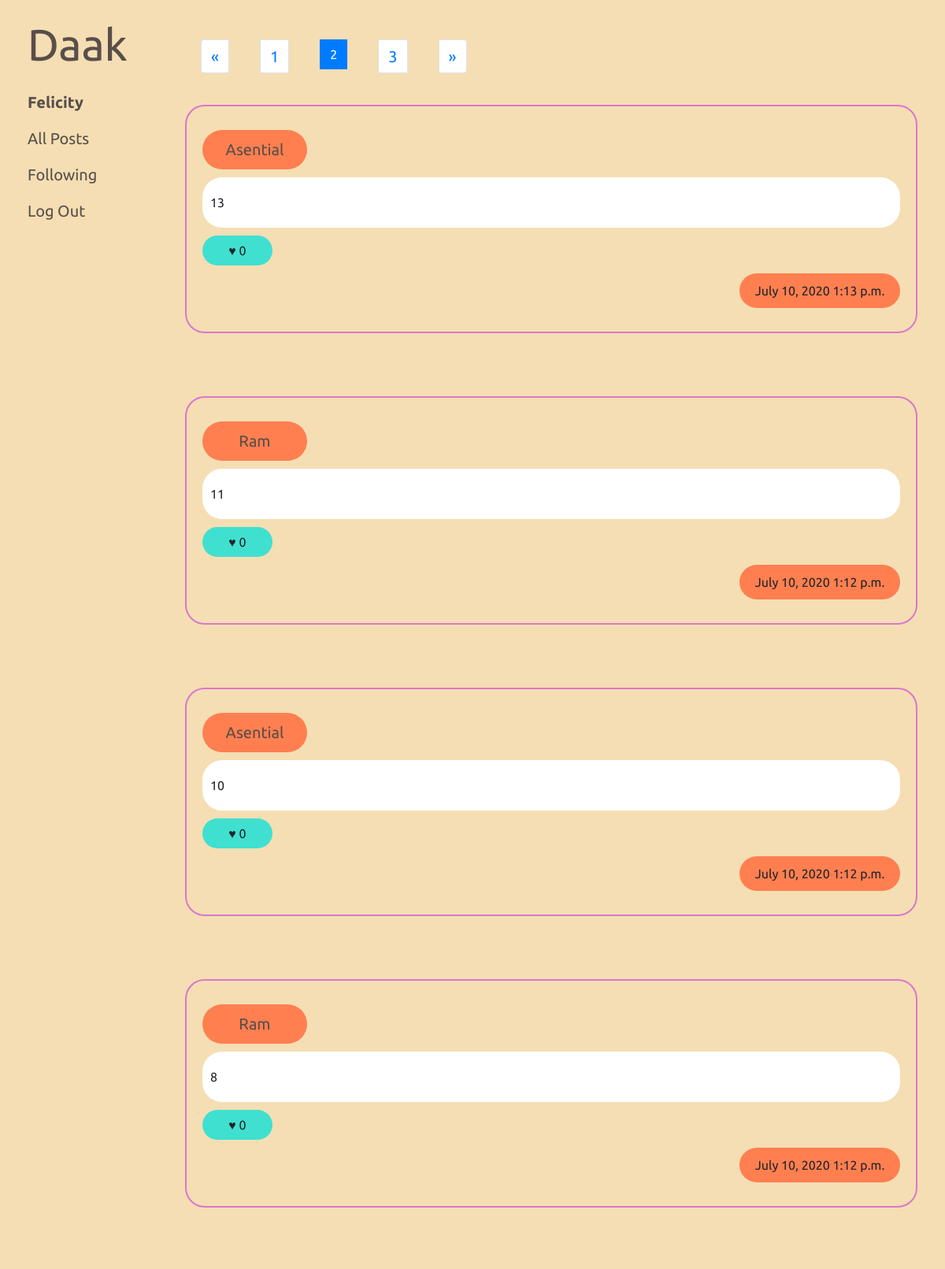
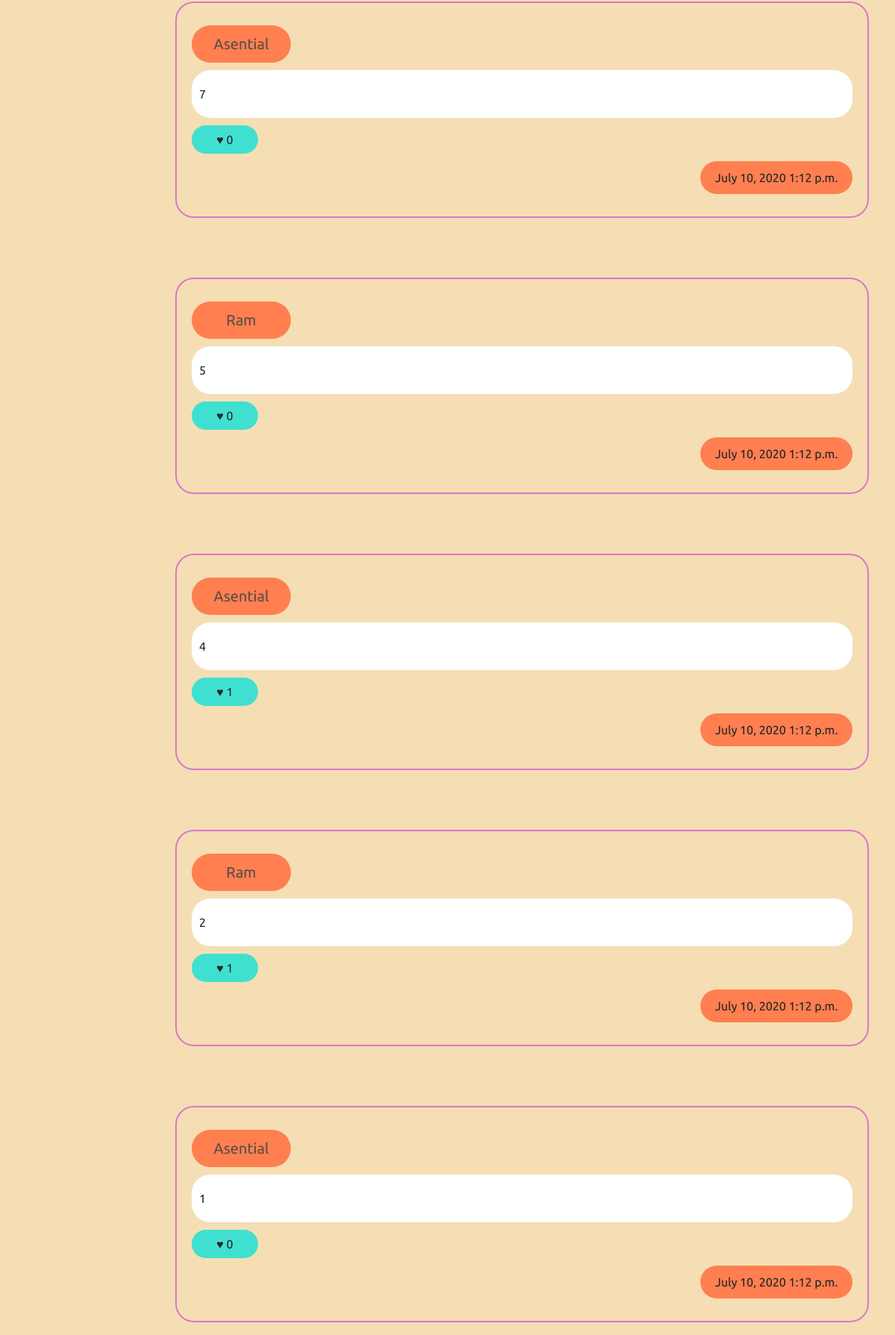
Page /following?page=2 (signed in, upper part) on the committed database (2 pictures, top to bottom).
### network/models.py (models this page shows, shortened)
class User(AbstractUser):
    pass

class Post(models.Model):
    user = models.ForeignKey(User, on_delete=models.CASCADE)
    content = models.TextField(max_length=400)
    likes = models.IntegerField(default=0)
    date = models.DateField(auto_now=False, auto_now_add=True)
    time = models.TimeField(auto_now=False, auto_now_add=True)

### network/views.py (the view)
# urls.py: path("following", views.following, name="following"),
def following(request):
    posts = Post.objects.all().order_by('-id')
    follow = Follow.objects.get(name=request.user)
    followed = follow.following.all()
    liked = Liked.objects.get(name=request.user)
    likedlist = liked.post.all().order_by('-id')
    postlist = []
    for post in posts:
        for following in followed:
            if post.user == following:
                postlist.append(post)
                continue
    page = request.GET.get('page', 1)
    paginator = Paginator(postlist, 10)
    try:
        posts = paginator.page(page)
    except PageNotAnInteger:
        posts = paginator.page(1)
    except EmptyPage:
        posts = paginator.page(paginator.num_pages)
    return render(request, "network/following.html", {
            "posts": posts,
            "liked": likedlist
        })

### network/templates/network/following.html (shortened to what this page needs)
{% extends "network/layout.html" %}
{% block body %}
{% if posts.has_other_pages %}
    <nav aria-label="Page navigation example" style="margin: 20px 0px; padding: 20px 0;">
    <ul class="pagination">
        {% if posts.has_previous %}
            <li class="page-item"><a class="page-link" href="?page={{ posts.previous_page_number }}">&laquo;</a></li>
        {% else %}
            <li class="disabled page-item"><span class="page-link">&laquo;</span></li>
        {% endif %}
        {% for i in posts.paginator.page_range %}
            {% if posts.number == i %}
                <li class="active page-item"><span class="page-link">{{ i }} <span class="sr-only">(current)</span></span></li>
            {% else %}
                <li class="page-item"><a class="page-link" href="?page={{ i }}">{{ i }}</a></li>
            {% endif %}
        {% endfor %}
        {% if posts.has_next %}
            <li class="page-item"><a class="page-link" href="?page={{ posts.next_page_number }}">&raquo;</a></li>
        {% else %}
            <li class="disabled page-item"><span class="page-link">&raquo;</span></li>
        {% endif %}
    </ul>
    </nav>
{% endif %}
{% if user.is_authenticated %}
    {% for post in posts %}
    <div class="post">
        <f class="row">
            <div class="user col-3" style="max-width: 15%; flex: 0 0 15%;"><a href="{% url 'profile' post.user %}">{{post.user}}</a></div>
            <div class="col-6" style="max-width: 75%; flex: 0 0 75%;"></div>
        </f>
        <div name={{post.id}} class="content">{{post.content}}</div>
        {% if post in liked %}
                <button class="btn like-btn dislike" num={{post.likes}} id="{{post.id}}">&hearts; {{post.likes}}</button>
        {% else %}
                <button class="btn like-btn like" num={{post.likes}} id="{{post.id}}">&hearts; {{post.likes}}</button>
        {% endif %}
        <f class="row">
            <div class="col-10" style="max-width: 77%; flex: 0 0 77%;"></div>
            <div class="timestamp col-2" style="max-width: 23%; flex: 0 0 23%;">{{post.date}} {{post.time}}</div>
        </f>
    </div>
    {% endfor %}
{% endif %}
{% endblock %}

### network/templates/network/layout.html (shortened to what this page needs)
{% load static %}
<!DOCTYPE html>
<html lang="en">
    <head>
        <link rel="stylesheet" href="https://stackpath.bootstrapcdn.com/bootstrap/4.4.1/css/bootstrap.min.css">
        <link href="{% static 'network/styles.css' %}" rel="stylesheet">
        <link href="{% static 'network/underline.css' %}" rel="stylesheet">
    </head>
    <body>
        <div class="row">
            <div class="col-2" >
            <nav class=" nav flex-column" >
              <ul class="navbar-nav mr-auto flex-column">
                <li class="nav-item">
                    <a id="brand" class="navbar-brand" style="font-size: 3.5em;" href="{% url 'index' %}">Daak</a>
                  </li>
                {% if user.is_authenticated %}
                    <li class="nav-item">
                        <a class="nav-link" href="{% url 'profile' user %}"><strong>{{ user.username }}</strong></a>
                    </li>
                {% endif %}
                <li class="nav-item">
                  <a class="nav-link" href="{% url 'index' %}">All Posts</a>
                </li>
                {% if user.is_authenticated %}
                    <li class="nav-item">
                        <a class="nav-link" href="{% url 'following' %}">Following</a>
                    </li>
                    <li class="nav-item">
                        <a class="nav-link" href="{% url 'logout' %}">Log Out</a>
                    </li>
                {% endif %}
              </ul>
            </nav>
        </div>
        <div class="body col-10">
            {% block body %}
            {% endblock %}
        </div>
        </div>
    </body>
</html>

### network/static/network/styles.css (style rules this page uses)
body { background-color: wheat; }
.post > div, .post > f > div { border-radius: 25px; }
.post { border: solid 2px #da77cb; border-radius: 25px; margin: 20px 20px; padding: 20px 20px; margin-bottom: 80px; display: flex; flex-direction: column; }
.like-btn { margin-top: 10px; border-radius: 25px; background-color: turquoise; width: 10%; }
.user { background-color: coral; width: fit-content; display: inline-block; text-align: center; }
.content { padding: 20px 10px; background-color: white; }
.timestamp { background-color: coral; text-align: center; width: 25%; }
.pagination { padding-left: 20px; }
.row { margin: 10px 0; }
.user, .likes, .timestamp { padding: 10px 10px; }

### network/static/network/underline.css (style rules this page uses)
body { font-family: 'Ubuntu', sans-serif; }
ul { list-style-type: none; margin: 0; text-align: left; }
ul li { display: inline-block; margin: 0 20px; }
a { font-size: 20px; color: #584e4a; position: relative; text-decoration: none; padding-bottom: 8px; }
#brand { font-size: 20px; color: #584e4a; position: relative; text-decoration: none; padding-bottom: 8px; transition: ease 0.2s; }
#brand:before, #brand:after { opacity: 0; content: ''; position: absolute; bottom: 16px; left: 0; right: 0; height: 2px; background-color: #f37272; }
a:before, a:after { content: ''; position: absolute; bottom: 8px; left: 0; right: 0; height: 2px; background-color: #ea93a6; }
a:before { opacity: 0; transform: translateY(- 8px); transition: transform 0s cubic-bezier(0.175, 0.885, 0.32, 1.275), opacity 0s; }
a:after { opacity: 0; transform: translateY(4px); transition: transform 0.2s cubic-bezier(0.175, 0.885, 0.32, 1.275), opacity 0.2s; }

### rows in the picture
User: username "Felicity"
Post: user "Asential", content "13", likes "0", date "July 10, 2020", time "1:13 p.m."
Post: user "Ram", content "11", likes "0", date "July 10, 2020", time "1:12 p.m."
Post: user "Asential", content "10", likes "0", date "July 10, 2020", time "1:12 p.m."
Post: user "Ram", content "8", likes "0", date "July 10, 2020", time "1:12 p.m."
Post: user "Asential", content "7", likes "0", date "July 10, 2020", time "1:12 p.m."
Post: user "Ram", content "5", likes "0", date "July 10, 2020", time "1:12 p.m."
Post: user "Asential", content "4", likes "1", date "July 10, 2020", time "1:12 p.m."
Post: user "Ram", content "2", likes "1", date "July 10, 2020", time "1:12 p.m."
Post: user "Asential", content "1", likes "0", date "July 10, 2020", time "1:12 p.m."

### other values in the picture
{{ i }} "1" "3"
{{ i }} "2"
